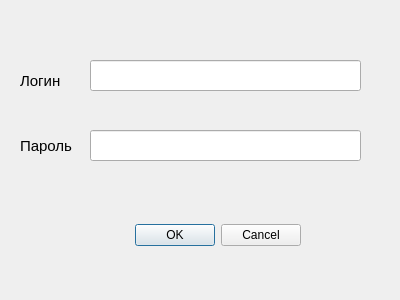
<?xml version="1.0" encoding="UTF-8"?>
<ui version="4.0">
 <class>Dialog</class>
 <widget class="QDialog" name="Dialog">
  <property name="geometry">
   <rect>
    <x>0</x>
    <y>0</y>
    <width>400</width>
    <height>300</height>
   </rect>
  </property>
  <property name="windowTitle">
   <string>Dialog</string>
  </property>
  <widget class="QDialogButtonBox" name="buttonBox">
   <property name="geometry">
    <rect>
     <x>-60</x>
     <y>210</y>
     <width>361</width>
     <height>51</height>
    </rect>
   </property>
   <property name="font">
    <font>
     <pointsize>9</pointsize>
    </font>
   </property>
   <property name="orientation">
    <enum>Qt::Horizontal</enum>
   </property>
   <property name="standardButtons">
    <set>QDialogButtonBox::Cancel|QDialogButtonBox::Ok</set>
   </property>
  </widget>
  <widget class="QLabel" name="label">
   <property name="geometry">
    <rect>
     <x>20</x>
     <y>70</y>
     <width>61</width>
     <height>21</height>
    </rect>
   </property>
   <property name="font">
    <font>
     <pointsize>11</pointsize>
    </font>
   </property>
   <property name="text">
    <string>Логин</string>
   </property>
  </widget>
  <widget class="QLabel" name="label_2">
   <property name="geometry">
    <rect>
     <x>20</x>
     <y>120</y>
     <width>91</width>
     <height>51</height>
    </rect>
   </property>
   <property name="font">
    <font>
     <pointsize>11</pointsize>
    </font>
   </property>
   <property name="text">
    <string>Пароль</string>
   </property>
  </widget>
  <widget class="QLineEdit" name="line_login">
   <property name="geometry">
    <rect>
     <x>90</x>
     <y>60</y>
     <width>271</width>
     <height>31</height>
    </rect>
   </property>
   <property name="text">
    <string/>
   </property>
  </widget>
  <widget class="QLineEdit" name="line_password">
   <property name="geometry">
    <rect>
     <x>90</x>
     <y>130</y>
     <width>271</width>
     <height>31</height>
    </rect>
   </property>
   <property name="text">
    <string/>
   </property>
  </widget>
 </widget>
 <resources/>
 <connections>
  <connection>
   <sender>buttonBox</sender>
   <signal>accepted()</signal>
   <receiver>Dialog</receiver>
   <slot>accept()</slot>
   <hints>
    <hint type="sourcelabel">
     <x>248</x>
     <y>254</y>
    </hint>
    <hint type="destinationlabel">
     <x>157</x>
     <y>274</y>
    </hint>
   </hints>
  </connection>
  <connection>
   <sender>buttonBox</sender>
   <signal>rejected()</signal>
   <receiver>Dialog</receiver>
   <slot>reject()</slot>
   <hints>
    <hint type="sourcelabel">
     <x>316</x>
     <y>260</y>
    </hint>
    <hint type="destinationlabel">
     <x>286</x>
     <y>274</y>
    </hint>
   </hints>
  </connection>
 </connections>
</ui>
